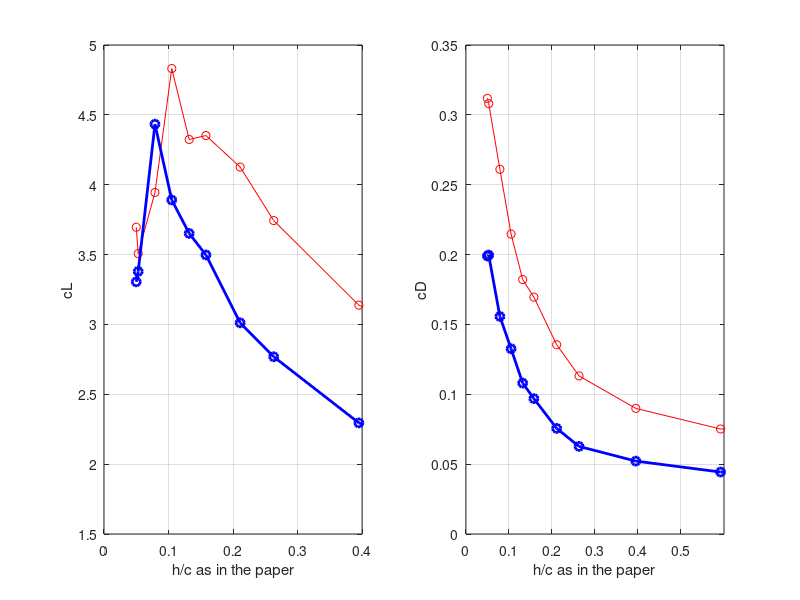
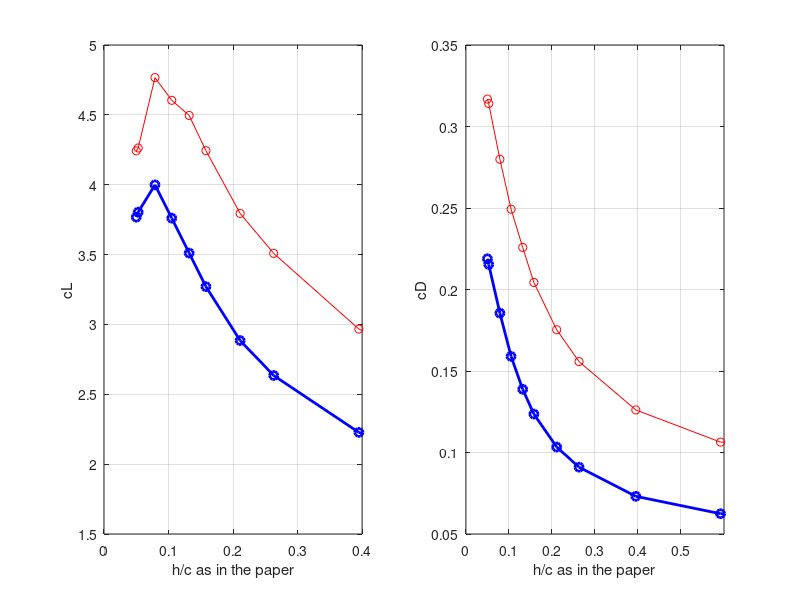

These figures' MATLAB source, in order:
clear
close all

clc

c = 0.38;
shift = 0.017366;
%q = 551.625;  % Pa
q = 1/2*30*30*1.225;

h_vect = [0.036366;
    0.037506;
    0.047386;
    0.057266;
    0.067526;
    0.077406;
    0.097546;
    0.117306;
    0.167466;
    0.242326;
    0.765966];
%% h_c = (h_c * c) + shift;

h_c_vect = (h_vect - shift)/c;  %h/c as in the paper


L_high= [-774.15887;
-734.63391;
-826.28503;
-1012.0791;
-905.71863;
-911.64032;
-864.34064;
-784.16986;
-657.32745;
-570.50037;
-458.85611];

L_low = [-692.31763;
-707.83533;
-928.65314;
-815.04938;
-764.92474;
-732.62018;
-630.81934;
-579.97736;
-480.77304;
-416.61926;
-343.71356];

c_l_high = -L_high/(q*c*1);
c_l_low = -L_low/(q*c*1);

subplot(1,2,1)
plot(h_c_vect, c_l_high, 'r-o', h_c_vect, c_l_low, 'b-o', "linewidth", 2)
xlabel("h/c as in the paper");
ylabel("cL")
grid on
xlim([0, 0.4])


D_high = [65.310638;
64.529221;
54.675301;
44.974243;
38.148609;
35.51815;
28.372517;
23.702312;
18.829645;
15.744604;
14.592739];

D_low = [41.677277;
41.818588;
32.612537;
27.773254;
22.630096;
20.298819;
15.833311;
13.132812;
10.929985;
9.2906427;
8.7837133;
];


c_D_high = D_high/(q*c*1);
c_D_low = D_low/(q*c*1);

subplot(1,2,2)
plot(h_c_vect, c_D_high, 'r-o', h_c_vect, c_D_low, 'b-o', "linewidth", 2)
xlabel("h/c as in the paper");
ylabel("cD")
grid on
xlim([0, 0.6])

%% 200k elements mesh

L_high= [-888.64079;
-892.99294;
-998.51215;
-964.44411;
-941.76765;
-888.91824;
-794.8332;
-734.99148;
-621.48103;
-542.77982;
-446.08514];

L_low = [-789.3028;
-796.84102;
-837.71034;
-787.80984;
-735.39065;
-685.05356;
-604.285;
-551.84605;
-466.52143;
-405.95473;
-336.33448];

c_l_high = -L_high/(q*c*1);
c_l_low = -L_low/(q*c*1);
figure
subplot(1,2,1)
plot(h_c_vect, c_l_high, 'r-o', h_c_vect, c_l_low, 'b-o', "linewidth", 2)
xlabel("h/c as in the paper");
ylabel("cL")
grid on
xlim([0, 0.4])


D_high = [66.36685;
65.789995;
58.635677;
52.215273;
47.303503;
42.799683;
36.723675;
32.632782;
26.416685;
22.282714;
19.285409];

D_low = [45.84862;
45.112718;
38.860046;
33.304456;
29.073606;
25.889439;
21.653061;
19.063231;
15.316484;
13.08178;
11.777422];


c_D_high = D_high/(q*c*1);
c_D_low = D_low/(q*c*1);

subplot(1,2,2)
plot(h_c_vect, c_D_high, 'r-o', h_c_vect, c_D_low, 'b-o', "linewidth", 2)
xlabel("h/c as in the paper");
ylabel("cD")
grid on
xlim([0, 0.6])
